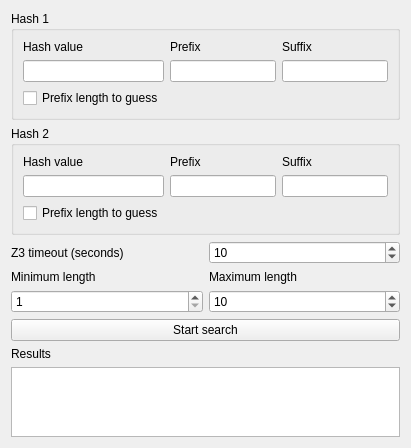
<?xml version="1.0" encoding="UTF-8"?>
<ui version="4.0">
 <class>Z3AttackWidget</class>
 <widget class="QWidget" name="Z3AttackWidget">
  <property name="geometry">
   <rect>
    <x>0</x>
    <y>0</y>
    <width>411</width>
    <height>383</height>
   </rect>
  </property>
  <property name="windowTitle">
   <string>Form</string>
  </property>
  <layout class="QGridLayout" name="gridLayout_4">
   <item row="3" column="0">
    <widget class="QLabel" name="lblMinLen">
     <property name="text">
      <string>Minimum length</string>
     </property>
    </widget>
   </item>
   <item row="6" column="0">
    <widget class="QLabel" name="lblResults">
     <property name="text">
      <string>Results</string>
     </property>
    </widget>
   </item>
   <item row="4" column="0">
    <widget class="QSpinBox" name="minLen">
     <property name="minimum">
      <number>1</number>
     </property>
     <property name="maximum">
      <number>50</number>
     </property>
    </widget>
   </item>
   <item row="1" column="0" colspan="2">
    <widget class="QGroupBox" name="gbHash2">
     <property name="title">
      <string>Hash 2</string>
     </property>
     <layout class="QGridLayout" name="gridLayout_2">
      <item row="1" column="1">
       <widget class="QLineEdit" name="hash2Prefix"/>
      </item>
      <item row="0" column="1">
       <widget class="QLabel" name="lblH2Pre">
        <property name="text">
         <string>Prefix</string>
        </property>
       </widget>
      </item>
      <item row="1" column="2">
       <widget class="QLineEdit" name="hash2Suffix"/>
      </item>
      <item row="0" column="2">
       <widget class="QLabel" name="lblH2Suff">
        <property name="text">
         <string>Suffix</string>
        </property>
       </widget>
      </item>
      <item row="0" column="0">
       <widget class="QLabel" name="lblH2Val">
        <property name="text">
         <string>Hash value</string>
        </property>
       </widget>
      </item>
      <item row="2" column="0">
       <widget class="QCheckBox" name="chkH2Len">
        <property name="text">
         <string>Prefix length to guess</string>
        </property>
       </widget>
      </item>
      <item row="1" column="0">
       <widget class="QLineEdit" name="hash2Value"/>
      </item>
     </layout>
    </widget>
   </item>
   <item row="2" column="1">
    <widget class="QSpinBox" name="z3Timeout">
     <property name="buttonSymbols">
      <enum>QAbstractSpinBox::UpDownArrows</enum>
     </property>
     <property name="minimum">
      <number>5</number>
     </property>
     <property name="maximum">
      <number>3600</number>
     </property>
     <property name="value">
      <number>10</number>
     </property>
    </widget>
   </item>
   <item row="2" column="0">
    <widget class="QLabel" name="lblZ3Timeout">
     <property name="text">
      <string>Z3 timeout (seconds)</string>
     </property>
    </widget>
   </item>
   <item row="3" column="1">
    <widget class="QLabel" name="lblMaxLen">
     <property name="text">
      <string>Maximum length</string>
     </property>
    </widget>
   </item>
   <item row="0" column="0" colspan="2">
    <widget class="QGroupBox" name="gbHash1">
     <property name="title">
      <string>Hash 1</string>
     </property>
     <layout class="QGridLayout" name="gridLayout">
      <item row="1" column="3">
       <widget class="QLineEdit" name="hash1Suffix"/>
      </item>
      <item row="0" column="3">
       <widget class="QLabel" name="lblH1Suff">
        <property name="text">
         <string>Suffix</string>
        </property>
       </widget>
      </item>
      <item row="1" column="1">
       <widget class="QLineEdit" name="hash1Prefix"/>
      </item>
      <item row="0" column="1">
       <widget class="QLabel" name="lblH1Pre">
        <property name="text">
         <string>Prefix</string>
        </property>
       </widget>
      </item>
      <item row="1" column="0">
       <widget class="QLineEdit" name="hash1Value"/>
      </item>
      <item row="0" column="0">
       <widget class="QLabel" name="lblH1Val">
        <property name="text">
         <string>Hash value</string>
        </property>
       </widget>
      </item>
      <item row="2" column="0">
       <widget class="QCheckBox" name="chkH1Len">
        <property name="text">
         <string>Prefix length to guess</string>
        </property>
       </widget>
      </item>
     </layout>
    </widget>
   </item>
   <item row="4" column="1">
    <widget class="QSpinBox" name="maxLen">
     <property name="minimum">
      <number>1</number>
     </property>
     <property name="maximum">
      <number>100</number>
     </property>
     <property name="value">
      <number>10</number>
     </property>
    </widget>
   </item>
   <item row="5" column="0" colspan="2">
    <widget class="QPushButton" name="btnStartSearch">
     <property name="text">
      <string>Start search</string>
     </property>
    </widget>
   </item>
   <item row="7" column="0" colspan="2">
    <widget class="QTextEdit" name="results">
     <property name="readOnly">
      <bool>true</bool>
     </property>
    </widget>
   </item>
  </layout>
 </widget>
 <tabstops>
  <tabstop>hash1Value</tabstop>
  <tabstop>hash1Prefix</tabstop>
  <tabstop>hash1Suffix</tabstop>
  <tabstop>chkH1Len</tabstop>
  <tabstop>hash2Value</tabstop>
  <tabstop>hash2Prefix</tabstop>
  <tabstop>hash2Suffix</tabstop>
  <tabstop>chkH2Len</tabstop>
  <tabstop>z3Timeout</tabstop>
  <tabstop>minLen</tabstop>
  <tabstop>maxLen</tabstop>
  <tabstop>btnStartSearch</tabstop>
  <tabstop>results</tabstop>
 </tabstops>
 <resources/>
 <connections/>
</ui>
